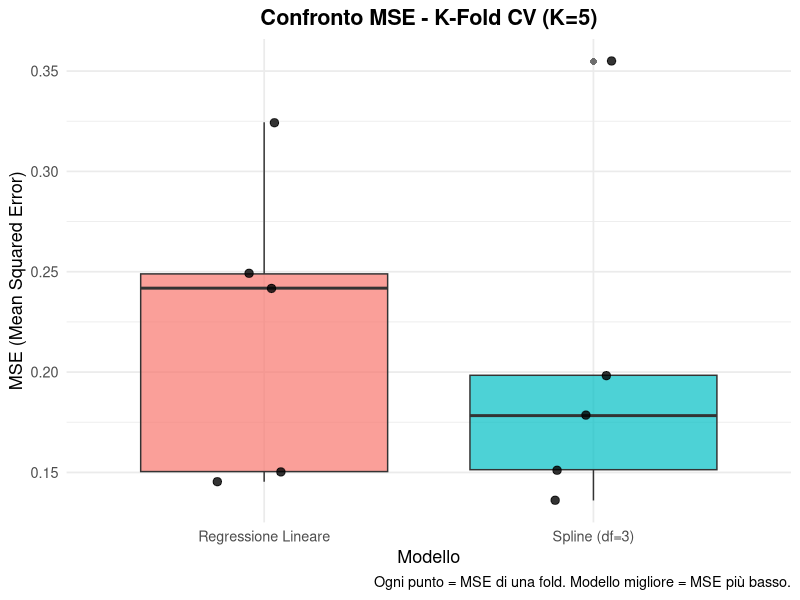
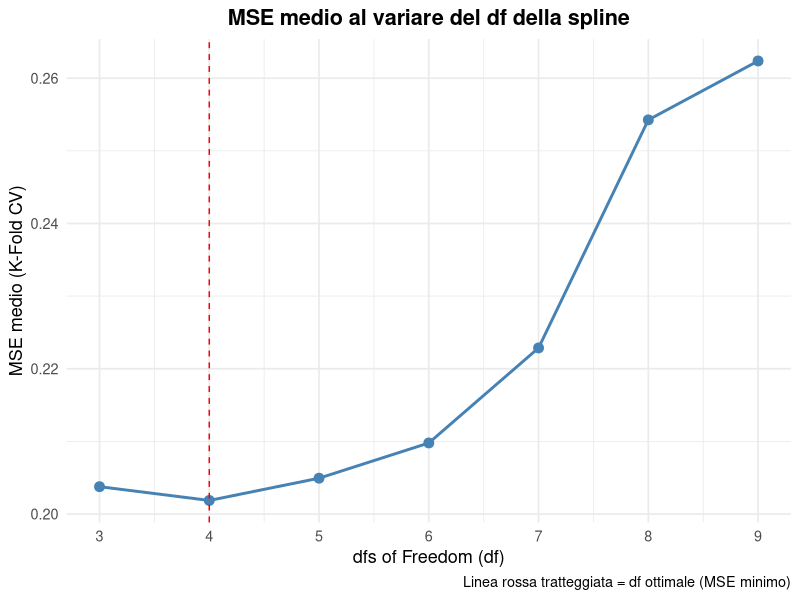

The R script that drew these images, in order:
# =============================================================================
# ANALISI BOSTON DATASET - K-FOLD CROSS VALIDATION
# Modelli: Regressione Lineare vs Spline (ns + bs)
# =============================================================================
# PACCHETTI NECESSARI:
# - MASS       : contiene il dataset Boston
# - splines    : per costruire le basi delle spline (ns() e bs())
# - ggplot2    : per i grafici (boxplot finale)
#
# Se non li hai installati, esegui:
# install.packages(c("MASS", "splines", "ggplot2"))
# =============================================================================

library(MASS)      # Per il dataset Boston
library(splines)   # Per ns() e bs()
library(ggplot2)   # Per il boxplot finale


# =============================================================================
# SEZIONE 1: CARICAMENTO E SPLIT DEL DATASET
# =============================================================================

#' Carica il dataset Boston e lo divide in TRAIN e TEST
#'
#' @param seed      Seed per la riproducibilità (default: 42)
#' @param test_frac Proporzione da usare come TEST (default: 0.2 = 20%)
#'
#' @return Lista con $train e $test
carica_e_splitta <- function(seed = 42, test_frac = 0.2) {
  
  data("Boston", package = "MASS")
  cat("Dataset Boston caricato:", nrow(Boston), "righe,", ncol(Boston), "colonne\n")
  
  set.seed(seed)
  
  n_test      <- floor(nrow(Boston) * test_frac)
  indici_test <- sample(1:nrow(Boston), size = n_test, replace = FALSE)
  
  train <- Boston[-indici_test, ]
  test  <- Boston[indici_test, ]
  
  cat("Dimensioni TRAIN:", nrow(train), "righe\n")
  cat("Dimensioni TEST: ", nrow(test),  "righe\n\n")
  
  return(list(train = train, test = test))
}


# =============================================================================
# SEZIONE 2: CREAZIONE DELLE FOLD PER K-FOLD CV
# =============================================================================

#' Divide il dataset di TRAIN in K fold
#'
#' @param dati  Dataframe di training
#' @param K     Numero di fold (default: 5)
#' @param seed  Seed per la riproducibilità
#'
#' @return Vettore di interi (da 1 a K): l'i-esimo elemento è la fold
#'         a cui appartiene la riga i del dataframe
crea_fold <- function(dati, K = 5, seed = 42) {
  
  set.seed(seed)
  n <- nrow(dati)
  
  # Mescoliamo gli indici casualmente per evitare pattern nelle fold
  indici_mescolati <- sample(1:n)
  
  # Assegniamo ogni riga a una fold usando il modulo (%%)
  # La sequenza prodotta è: 1,2,3,...,K,1,2,3,...,K,...
  fold_assegnazioni <- rep(NA, n)
  fold_assegnazioni[indici_mescolati] <- (seq_along(indici_mescolati) - 1) %% K + 1
  
  cat("Fold create:", K, "fold\n")
  cat("Dimensione approssimativa di ogni fold:", floor(n / K), "osservazioni\n\n")
  
  return(fold_assegnazioni)
}


# =============================================================================
# SEZIONE 3: FUNZIONE DI CALCOLO MSE
# =============================================================================

#' Calcola il Mean Squared Error (Errore Quadratico Medio)
#'
#' MSE = media di (y_reale - y_predetto)^2
#' Più è basso, meglio il modello ha predetto.
#'
#' @param y_reale    Vettore dei valori reali
#' @param y_predetto Vettore dei valori predetti
#'
#' @return Singolo valore numerico: l'MSE
calcola_mse <- function(y_reale, y_predetto) {
  errori          <- y_reale - y_predetto
  errori_quadrati <- errori^2
  mse             <- mean(errori_quadrati)
  return(mse)
}


# =============================================================================
# SEZIONE 4: K-FOLD CV CON REGRESSIONE LINEARE
# =============================================================================

#' Esegue la K-Fold Cross Validation con Regressione Lineare
#'
#' @param dati            Dataframe di training
#' @param fold_vettore    Output di crea_fold()
#' @param formula_modello Formula R (es: rm ~ lstat + crim + ...)
#' @param K               Numero di fold
#'
#' @return Vettore di K valori MSE (uno per fold)
kfold_regressione_lineare <- function(dati, fold_vettore, formula_modello, K = 5) {
  
  mse_per_fold <- numeric(K)
  
  cat("--- Regressione Lineare: K-Fold CV ---\n")
  cat("  Formula:", deparse(formula_modello), "\n")
  
  for (k in 1:K) {
    
    # Tutte le fold tranne la k-esima → addestramento
    train_fold <- dati[fold_vettore != k, ]
    # La fold k → validazione
    val_fold   <- dati[fold_vettore == k, ]
    
    modello    <- lm(formula_modello, data = train_fold)
    previsioni <- predict(modello, newdata = val_fold)
    
    # Estraiamo il nome della risposta dalla formula (parte a sinistra del ~)
    variabile_risposta <- as.character(formula_modello)[2]
    y_reale <- val_fold[[variabile_risposta]]
    
    mse_per_fold[k] <- calcola_mse(y_reale, previsioni)
    cat(sprintf("  Fold %d: MSE = %.4f\n", k, mse_per_fold[k]))
  }
  
  cat(sprintf("  MEDIA MSE (Reg. Lineare): %.4f\n\n", mean(mse_per_fold)))
  
  return(mse_per_fold)
}


# =============================================================================
# SEZIONE 5: COSTRUTTORE DI FORMULA SPLINE
# =============================================================================

#' Costruisce una formula lm() con termini ns(), bs() e/o lineari
#'
#' Perché due tipi di spline?
#'   - ns() (Natural Spline): si comporta linearmente FUORI dai nodi di
#'     confine → stabile in K-Fold. Usarla per la maggior parte delle variabili.
#'   - bs() (B-Spline): con df=df=3 non piazza nodi interni → non crasha
#'     su variabili con pochi valori distinti (es. zn che è quasi tutta zeri).
#'
#' Esempio con vars_ns=c("lstat","nox"), vars_bs=c("zn"), vars_lineari=c("crim"):
#'   rm ~ ns(lstat, df=3) + ns(nox, df=3) + bs(zn, df=3) + crim
#'
#' @param var_y        Nome della variabile risposta (stringa)
#' @param vars_ns      Vettore di variabili da avvolgere con ns()
#' @param vars_bs      Vettore di variabili da avvolgere con bs() (default: NULL)
#' @param vars_lineari Vettore di variabili da tenere lineari (default: NULL)
#' @param df_spline    Gradi di libertà per TUTTE le spline (default: 4)
#'
#' @return Oggetto formula R pronto per lm()
costruisci_formula_spline <- function(var_y,
                                      vars_ns,
                                      vars_bs      = NULL,
                                      vars_lineari = NULL,
                                      df_spline    = 4) {
  
  # Costruiamo i termini ns() per ogni variabile in vars_ns
  # sapply() applica la funzione a ogni elemento e restituisce un vettore
  termini_ns    <- sapply(vars_ns, function(v) paste0("ns(", v, ", df = ", df_spline, ")"))
  tutti_termini <- termini_ns
  
  # Aggiungiamo i termini bs() se presenti
  if (!is.null(vars_bs) && length(vars_bs) > 0) {
    termini_bs    <- sapply(vars_bs, function(v) paste0("bs(", v, ", df = ", df_spline, ")"))
    tutti_termini <- c(tutti_termini, termini_bs)
  }
  
  # Aggiungiamo i termini lineari se presenti (entrano senza wrapper)
  if (!is.null(vars_lineari) && length(vars_lineari) > 0) {
    tutti_termini <- c(tutti_termini, vars_lineari)
  }
  
  lato_destro     <- paste(tutti_termini, collapse = " + ")
  formula_stringa <- paste(var_y, "~", lato_destro)
  
  return(as.formula(formula_stringa))
}


# =============================================================================
# SEZIONE 6: K-FOLD CV CON SPLINE
# =============================================================================

#' Esegue la K-Fold Cross Validation con Spline (ns + bs)
#'
#' @param dati         Dataframe di training
#' @param fold_vettore Output di crea_fold()
#' @param var_y        Nome della variabile risposta (stringa)
#' @param vars_ns      Variabili da avvolgere con ns()
#' @param vars_bs      Variabili da avvolgere con bs() (default: NULL)
#' @param vars_lineari Variabili da tenere lineari (default: NULL)
#' @param df_spline Grado della spline (default: 4)
#' @param K            Numero di fold
#'
#' @return Vettore di K valori MSE (uno per fold)
kfold_spline <- function(dati, fold_vettore, var_y,
                         vars_ns, vars_bs = NULL, vars_lineari = NULL,
                         df_spline = 4, K = 5) {
  
  mse_per_fold <- numeric(K)
  
  # Costruiamo la formula UNA SOLA VOLTA fuori dal loop:
  # è identica per tutte le fold, non ha senso ricostruirla K volte
  formula_spline <- costruisci_formula_spline(
    var_y        = var_y,
    vars_ns      = vars_ns,
    vars_bs      = vars_bs,
    vars_lineari = vars_lineari,
    df_spline    = df_spline
  )
  
  cat(sprintf("--- Spline (df=%d): K-Fold CV ---\n", df_spline))
  cat("  Formula:", deparse(formula_spline), "\n")
  
  for (k in 1:K) {
    
    train_fold <- dati[fold_vettore != k, ]
    val_fold   <- dati[fold_vettore == k, ]
    
    modello    <- lm(formula_spline, data = train_fold)
    previsioni <- predict(modello, newdata = val_fold)
    
    y_reale <- val_fold[[var_y]]
    
    mse_per_fold[k] <- calcola_mse(y_reale, previsioni)
    cat(sprintf("  Fold %d: MSE = %.4f\n", k, mse_per_fold[k]))
  }
  
  cat(sprintf("  MEDIA MSE (Spline df=%d): %.4f\n\n", df_spline, mean(mse_per_fold)))
  
  return(mse_per_fold)
}


# =============================================================================
# SEZIONE 7: PREDICT FINALE SUL TEST SET
# =============================================================================

#' Addestra il modello finale su TUTTO il train e lo valuta sul TEST
#'
#' La firma è coerente con kfold_spline: stessi parametri, stessa
#' costruisci_formula_spline → garanzia che il modello valutato sul test
#' è identico a quello valutato in cross-validation.
#'
#' @param train        Dataframe di training completo
#' @param test         Dataframe di test
#' @param tipo_modello "lineare" o "spline"
#' @param var_y        Nome della variabile risposta (stringa)
#' @param formula_lm   Formula per la regressione lineare (solo se tipo="lineare")
#' @param vars_ns      Variabili con ns() (solo se tipo="spline")
#' @param vars_bs      Variabili con bs() (solo se tipo="spline", default: NULL)
#' @param vars_lineari Variabili lineari (solo se tipo="spline", default: NULL)
#' @param df_spline    Gradi della spline (solo se tipo="spline")
#'
#' @return Lista con $modello, $previsioni, $mse_test
valuta_su_test <- function(train, test, tipo_modello, var_y,
                           formula_lm   = NULL,
                           vars_ns      = NULL,
                           vars_bs      = NULL,
                           vars_lineari = NULL,
                           df_spline    = 4) {
  
  if (tipo_modello == "lineare") {
    
    modello    <- lm(formula_lm, data = train)
    previsioni <- predict(modello, newdata = test)
    
  } else if (tipo_modello == "spline") {
    
    # Usiamo la stessa funzione usata in kfold_spline → coerenza totale
    formula_spline <- costruisci_formula_spline(
      var_y        = var_y,
      vars_ns      = vars_ns,
      vars_bs      = vars_bs,
      vars_lineari = vars_lineari,
      df_spline    = df_spline
    )
    cat("  Formula spline finale:", deparse(formula_spline), "\n")
    modello    <- lm(formula_spline, data = train)
    previsioni <- predict(modello, newdata = test)
    
  } else {
    stop("tipo_modello deve essere 'lineare' o 'spline'")
  }
  
  y_test_reale <- test[[var_y]]
  mse_test     <- calcola_mse(y_test_reale, previsioni)
  
  cat(sprintf("MSE sul TEST set (%s): %.4f\n", tipo_modello, mse_test))
  
  return(list(modello = modello, previsioni = previsioni, mse_test = mse_test))
}


# =============================================================================
# SEZIONE 8: BOXPLOT DI CONFRONTO
# =============================================================================

#' Crea un boxplot per confrontare gli MSE delle K fold tra i due modelli
#'
#' Il boxplot mostra non solo la media ma anche la VARIABILITÀ dell'errore:
#'   - linea centrale = mediana degli MSE
#'   - rettangolo     = 50% centrale dei valori (IQR)
#'   - baffi          = range (esclusi outlier)
#'   - punti          = i K valori MSE reali (uno per fold)
#'
#' @param lista_mse Lista nominata di vettori MSE
#'                  (es: list("Lineare"=vettore, "Spline"=vettore))
#' @param titolo    Titolo del grafico
#'
#' @return Oggetto ggplot
crea_boxplot_confronto <- function(lista_mse, titolo = "Confronto MSE - K-Fold CV") {
  
  # Costruiamo un dataframe in formato "lungo":
  # una riga per ogni coppia (MSE, nome_modello)
  df_plot <- data.frame(
    MSE     = unlist(lista_mse),
    Modello = rep(names(lista_mse), sapply(lista_mse, length))
    # rep() ripete ogni nome tante volte quante sono le fold di quel modello
    # sapply(lista_mse, length) restituisce il numero di fold per ogni modello
  )
  
  grafico <- ggplot(df_plot, aes(x = Modello, y = MSE, fill = Modello)) +
    geom_boxplot(alpha = 0.7, outlier.shape = 16, outlier.size = 2) +
    # geom_jitter sovrappone i punti reali, spostati leggermente in orizzontale
    # per evitare sovrapposizioni (width = ampiezza dello spostamento)
    geom_jitter(width = 0.15, size = 2.5, alpha = 0.8) +
    labs(
      title   = titolo,
      x       = "Modello",
      y       = "MSE (Mean Squared Error)",
      caption = "Ogni punto = MSE di una fold. Modello migliore = MSE più basso."
    ) +
    theme_minimal(base_size = 13) +
    theme(
      legend.position = "none",
      plot.title      = element_text(hjust = 0.5, face = "bold")
    )
  
  return(grafico)
}

# Testa tutti i df da 3 a max_df e restituisce la media MSE per ognuno
evaluate_df <- function(max_df, dati, fold_vettore, response, vars_ns, vars_bs, K) {
  
  mse_per_df <- c()   # vettore vuoto, lo riempiamo ad ogni iterazione
  
  for (i in 3:max_df) {   # le {} racchiudono TUTTO il corpo del loop
    
    mse_spline <- kfold_spline(
      dati         = dati,        # usa il parametro, non la variabile globale
      fold_vettore = fold_vettore,
      var_y        = response,
      vars_ns      = vars_ns,
      vars_bs      = vars_bs,
      vars_lineari = NULL,
      df_spline    = i,
      K            = K
    )
    
    mse_per_df <- c(mse_per_df, mean(mse_spline))  # append la media di questo df
  }
  
  return(mse_per_df)  # restituisce un vettore lungo (max_df - 2)
}


# Plotta MSE medio (y) al variare del df della spline (x)
plot_mse_vs_df <- function(mse_per_df, max_df) {
  
  # Costruiamo il dataframe per ggplot:
  # df_values = 3, 4, 5, ..., max_df  (i gradi testati)
  # mse_values = la media MSE corrispondente
  df_plot <- data.frame(
    df_values  = 3:max_df,
    mse_values = mse_per_df
  )
  
  grafico <- ggplot(df_plot, aes(x = df_values, y = mse_values)) +
    geom_line(color = "steelblue", linewidth = 1) +   # linea che collega i punti
    geom_point(color = "steelblue", size = 3) +        # un punto per ogni df testato
    # geom_vline traccia una linea verticale sul df con MSE minimo
    geom_vline(xintercept = df_plot$df_values[ which.min(df_plot$mse_values) ],
               linetype = "dashed", color = "red") +
    # which.min() restituisce l'indice del valore minimo nel vettore
    labs(
      title   = "MSE medio al variare del df della spline",
      x       = "dfs of Freedom (df)",
      y       = "MSE medio (K-Fold CV)",
      caption = "Linea rossa tratteggiata = df ottimale (MSE minimo)"
    ) +
    scale_x_continuous(breaks = 3:max_df) +  # un tick per ogni df testato
    theme_minimal(base_size = 13) +
    theme(plot.title = element_text(hjust = 0.5, face = "bold"))
  
  return(grafico)
}

# --- Chiamata nel main ---


# =============================================================================
# SCRIPT PRINCIPALE
# =============================================================================

cat("========================================================\n")
cat("   ANALISI BOSTON - REGRESSIONE LINEARE VS SPLINE\n")
cat("========================================================\n\n")

# --- STEP 1: Carica e splitta ---
dati_split <- carica_e_splitta(seed = 42, test_frac = 0.2)
train <- dati_split$train
test  <- dati_split$test

# --- STEP 2: Definisci risposta e covariate ---
response <- "rm"

# Prendiamo tutti i nomi delle colonne di Boston ed escludiamo:
#   - la variabile risposta (rm)
#   - chas (variabile dummy 0/1, non ha senso metterci una spline sopra)
f_names    <- names(Boston)
covariates <- f_names[ !f_names %in% c(response, "chas") ]

# zn è quasi tutta zeri → ns() crasha (nodi interni coincidono col boundary)
# la separiamo e la tratteremo con bs() che con df=3 non piazza nodi interni
vars_ns <- covariates[ covariates != "zn" ]   # tutte le altre → ns()
vars_bs <- "zn"                                # solo zn        → bs()

cat("Variabile risposta:", response, "\n")
cat("Covariate con ns():", paste(vars_ns, collapse = ", "), "\n")
cat("Covariate con bs():", paste(vars_bs, collapse = ", "), "\n\n")

# --- STEP 3: Crea le fold ---
K            <- 5
fold_vettore <- crea_fold(train, K = K, seed = 42)

# --- STEP 4: Formula della regressione lineare ---
formula_lineare <- as.formula(
  paste(response, "~", paste(covariates, collapse = " + "))
)

# --- STEP 5: K-Fold CV per entrambi i modelli ---
mse_lineare <- kfold_regressione_lineare(
  dati            = train,
  fold_vettore    = fold_vettore,
  formula_modello = formula_lineare,
  K               = K
)

mse_spline <- kfold_spline(
  dati         = train,
  fold_vettore = fold_vettore,
  var_y        = response,
  vars_ns      = vars_ns,
  vars_bs      = vars_bs,
  vars_lineari = NULL,
  df_spline    = 3,
  K            = K
)

# --- STEP 6: Riepilogo CV ---
cat("========================================================\n")
cat("RIEPILOGO MEDIA MSE DALLA K-FOLD CV:\n")
cat(sprintf("  Regressione Lineare : %.4f\n", mean(mse_lineare)))
cat(sprintf("  Spline (df=3)       : %.4f\n", mean(mse_spline)))
cat("Il modello con MSE più basso è il migliore in cross-validation.\n\n")

# --- STEP 7: Valutazione finale sul test set ---
cat("========================================================\n")
cat("VALUTAZIONE FINALE SUL TEST SET:\n\n")

risultato_lineare <- valuta_su_test(
  train        = train,
  test         = test,
  tipo_modello = "lineare",
  var_y        = response,
  formula_lm   = formula_lineare
)

risultato_spline <- valuta_su_test(
  train        = train,
  test         = test,
  tipo_modello = "spline",
  var_y        = response,
  vars_ns      = vars_ns,
  vars_bs      = vars_bs,
  vars_lineari = NULL,
  df_spline    = 3
)

# --- STEP 8: Boxplot ---
cat("\n========================================================\n")
cat("CREAZIONE BOXPLOT DI CONFRONTO...\n")

grafico <- crea_boxplot_confronto(
  lista_mse = list(
    "Regressione Lineare" = mse_lineare,
    "Spline (df=3)"       = mse_spline
  ),
  titolo = "Confronto MSE - K-Fold CV (K=5)"
)

print(grafico)

max_df <- 9

mse_per_df <- evaluate_df(
  max_df       = max_df,
  dati         = train,
  fold_vettore = fold_vettore,
  response     = response,
  vars_ns      = vars_ns,
  vars_bs      = vars_bs,
  K            = K
)

cat("df ottimale:", which.min(mse_per_df) + 2, "\n")

grafico_df <- plot_mse_vs_df(mse_per_df, max_df)
print(grafico_df)

cat("\n✓ Analisi completata!\n")
